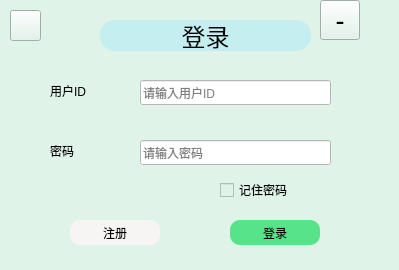
<?xml version="1.0" encoding="UTF-8"?>
<ui version="4.0">
 <class>LoginDialog</class>
 <widget class="QDialog" name="LoginDialog">
  <property name="enabled">
   <bool>true</bool>
  </property>
  <property name="geometry">
   <rect>
    <x>0</x>
    <y>0</y>
    <width>399</width>
    <height>270</height>
   </rect>
  </property>
  <property name="windowTitle">
   <string>Dialog</string>
  </property>
  <property name="styleSheet">
   <string notr="true">background-color: white;</string>
  </property>
  <widget class="QWidget" name="widget" native="true">
   <property name="geometry">
    <rect>
     <x>0</x>
     <y>0</y>
     <width>400</width>
     <height>270</height>
    </rect>
   </property>
   <property name="styleSheet">
    <string notr="true">background-color: rgb(223, 243, 232);
background-image: url(:/images/image/background1.png);</string>
   </property>
   <widget class="QLabel" name="label">
    <property name="geometry">
     <rect>
      <x>100</x>
      <y>20</y>
      <width>211</width>
      <height>31</height>
     </rect>
    </property>
    <property name="font">
     <font>
      <pointsize>18</pointsize>
     </font>
    </property>
    <property name="styleSheet">
     <string notr="true">border-radius:15px;
background-color: rgb(197, 238, 241);</string>
    </property>
    <property name="text">
     <string>登录</string>
    </property>
    <property name="alignment">
     <set>Qt::AlignCenter</set>
    </property>
   </widget>
   <widget class="QCheckBox" name="checkBox">
    <property name="geometry">
     <rect>
      <x>220</x>
      <y>180</y>
      <width>90</width>
      <height>20</height>
     </rect>
    </property>
    <property name="styleSheet">
     <string notr="true"/>
    </property>
    <property name="text">
     <string>记住密码</string>
    </property>
   </widget>
   <widget class="QPushButton" name="loginBtn">
    <property name="geometry">
     <rect>
      <x>230</x>
      <y>220</y>
      <width>90</width>
      <height>25</height>
     </rect>
    </property>
    <property name="styleSheet">
     <string notr="true">background-color: rgb(87, 227, 137);
border-radius:10px;</string>
    </property>
    <property name="text">
     <string>登录</string>
    </property>
   </widget>
   <widget class="QPushButton" name="regBtn">
    <property name="geometry">
     <rect>
      <x>70</x>
      <y>220</y>
      <width>90</width>
      <height>25</height>
     </rect>
    </property>
    <property name="styleSheet">
     <string notr="true">background-color: rgb(246, 245, 244);
border-radius: 10px;</string>
    </property>
    <property name="text">
     <string>注册</string>
    </property>
   </widget>
   <widget class="QLabel" name="label_3">
    <property name="geometry">
     <rect>
      <x>50</x>
      <y>140</y>
      <width>71</width>
      <height>21</height>
     </rect>
    </property>
    <property name="text">
     <string>密码</string>
    </property>
   </widget>
   <widget class="QLabel" name="label_2">
    <property name="geometry">
     <rect>
      <x>50</x>
      <y>80</y>
      <width>71</width>
      <height>21</height>
     </rect>
    </property>
    <property name="text">
     <string>用户ID</string>
    </property>
   </widget>
   <widget class="QLineEdit" name="pwdLineEdit">
    <property name="geometry">
     <rect>
      <x>140</x>
      <y>140</y>
      <width>191</width>
      <height>25</height>
     </rect>
    </property>
    <property name="styleSheet">
     <string notr="true">background-color: rgb(255, 255, 255);</string>
    </property>
    <property name="echoMode">
     <enum>QLineEdit::Password</enum>
    </property>
    <property name="placeholderText">
     <string>请输入密码</string>
    </property>
   </widget>
   <widget class="QLineEdit" name="usrLineEdit">
    <property name="geometry">
     <rect>
      <x>140</x>
      <y>80</y>
      <width>191</width>
      <height>25</height>
     </rect>
    </property>
    <property name="styleSheet">
     <string notr="true">background-color: rgb(255, 255, 255);</string>
    </property>
    <property name="inputMethodHints">
     <set>Qt::ImhNone</set>
    </property>
    <property name="echoMode">
     <enum>QLineEdit::Normal</enum>
    </property>
    <property name="placeholderText">
     <string>请输入用户ID</string>
    </property>
   </widget>
   <widget class="QToolButton" name="closeButton">
    <property name="geometry">
     <rect>
      <x>360</x>
      <y>10</y>
      <width>0</width>
      <height>0</height>
     </rect>
    </property>
    <property name="styleSheet">
     <string notr="true">width: 0;
height: 0;</string>
    </property>
    <property name="text">
     <string/>
    </property>
   </widget>
   <widget class="QToolButton" name="minimizeButton">
    <property name="geometry">
     <rect>
      <x>320</x>
      <y>0</y>
      <width>40</width>
      <height>40</height>
     </rect>
    </property>
    <property name="font">
     <font>
      <pointsize>20</pointsize>
     </font>
    </property>
    <property name="text">
     <string>-</string>
    </property>
   </widget>
   <widget class="QToolButton" name="ConnectionButton">
    <property name="geometry">
     <rect>
      <x>10</x>
      <y>10</y>
      <width>31</width>
      <height>31</height>
     </rect>
    </property>
    <property name="styleSheet">
     <string notr="true">border-image: url(:/images/image/settings.png);</string>
    </property>
    <property name="text">
     <string/>
    </property>
   </widget>
  </widget>
 </widget>
 <tabstops>
  <tabstop>ConnectionButton</tabstop>
  <tabstop>usrLineEdit</tabstop>
  <tabstop>pwdLineEdit</tabstop>
  <tabstop>loginBtn</tabstop>
  <tabstop>regBtn</tabstop>
  <tabstop>checkBox</tabstop>
  <tabstop>minimizeButton</tabstop>
  <tabstop>closeButton</tabstop>
 </tabstops>
 <resources/>
 <connections/>
</ui>
